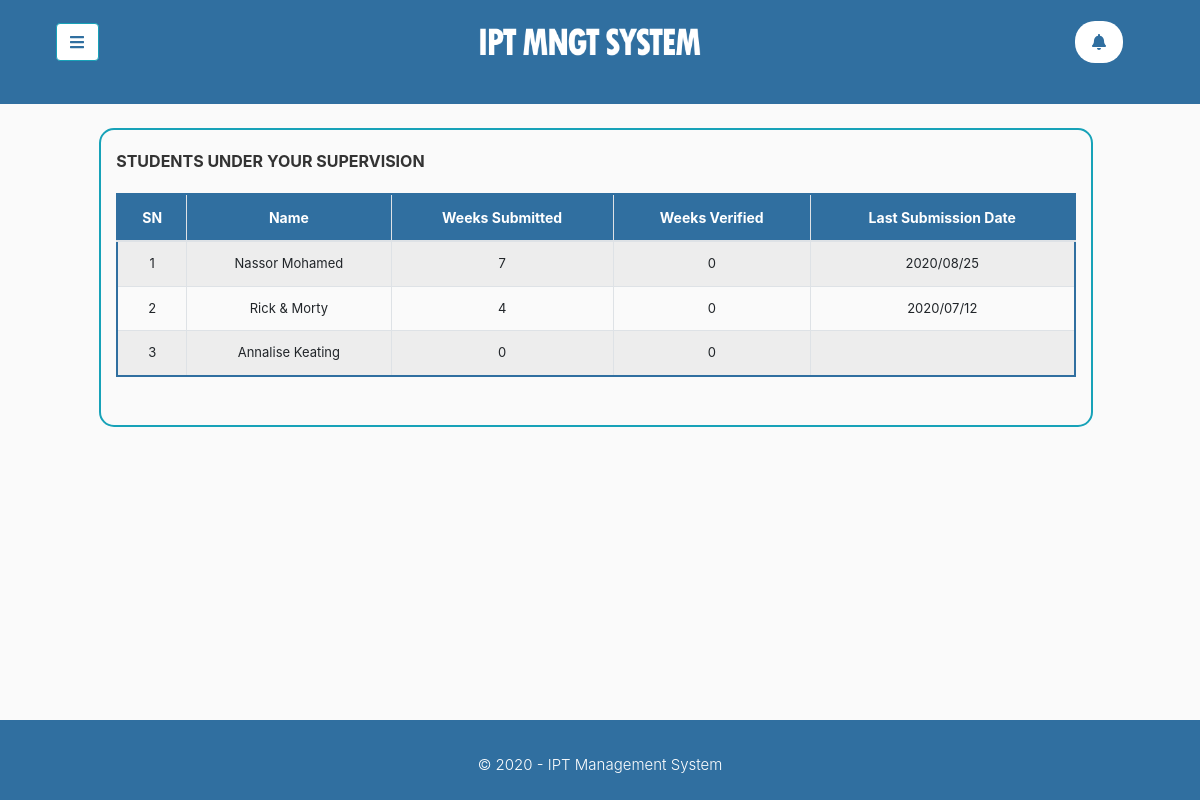
The app's page /Industrial_Supervisor/pages/logbook.php (signed in) with its own data.
### tables this page shows
CREATE TABLE `student_info` (
  `StudentID` int(11) NOT NULL,
  `FirstName` varchar(11) DEFAULT NULL,
  `LastName` varchar(11) DEFAULT NULL,
  `RegistrationNumber` varchar(15) DEFAULT NULL,
  `course` varchar(11) DEFAULT NULL,
  `EmailAddress` varchar(255) DEFAULT NULL,
  `PhoneNumber` int(255) DEFAULT NULL,
  `StudentPassword` varchar(255) DEFAULT NULL,
  `ProfilePicture` varchar(255) DEFAULT NULL,
  `ipt_weeks` int(11) DEFAULT NULL,
  `year_of_study` int(11) DEFAULT NULL
);

CREATE TABLE `logbook_entries` (
  `entryNumber` int(11) NOT NULL,
  `userID` int(11) DEFAULT NULL,
  `weekNumber` int(11) DEFAULT NULL,
  `weekStart` varchar(11) DEFAULT NULL,
  `weekEnds` varchar(11) DEFAULT NULL,
  `monEntry` varchar(500) DEFAULT NULL,
  `tueEntry` varchar(500) DEFAULT NULL,
  `wedEntry` varchar(500) DEFAULT NULL,
  `thurEntry` varchar(500) DEFAULT NULL,
  `friEntry` varchar(500) DEFAULT NULL,
  `satEntry` varchar(500) DEFAULT NULL,
  `monhr` varchar(255) NOT NULL,
  `tuehr` varchar(255) NOT NULL,
  `wedhr` varchar(255) NOT NULL,
  `thurhr` varchar(255) NOT NULL,
  `frihr` varchar(255) NOT NULL,
  `sathr` varchar(255) NOT NULL,
  `week_Entry` text DEFAULT NULL,
  `week_picture` varchar(255) DEFAULT NULL,
  `indSup_comments` varchar(500) DEFAULT NULL,
  `indSup_verifystatus` int(11) DEFAULT NULL,
  `instSup_verifystatus` int(11) DEFAULT NULL,
  `year_of_study` int(11) DEFAULT NULL,
  `entry_status` int(11) DEFAULT NULL,
  `last_submission` varchar(255) DEFAULT NULL
);

### Industrial_Supervisor/pages/student_list.php (the view, shortened to what this page needs)
<?php
                        $get_specific_week = "SELECT * FROM logbook_entries WHERE userID = '$loop3'";
                        $run_query = $conn -> query ($get_specific_week);
                        $run_res = $run_query -> fetch_assoc();
                        $res_num = mysqli_num_rows($run_query);
                        echo "
                        <tr>
                            <td>"."$loop3"."</td>
                            <td><a href='?".$loop3."'>".$student_row['FirstName']." ".$student_row['LastName']."</a></td>
                            <td>".$res_num."</td>
                            <td>".$status_Verified."</td>
                            <td>".$run_res['last_submission']."</td>
                        </tr>
                        ";
                    ?>
                            </div>
                        </div>
                    </div>
                </div>

### Industrial_Supervisor/pages/logbook.php (shortened to what this page needs)
<?php
    include '../phpIncludes/header.php';
    $requestUrl = $_SERVER ['REQUEST_URI'];
    $urlComponents = explode ('/', $requestUrl);
    $dot = explode ('.', $urlComponents[4]);
    $get_no = explode ('?', $dot[1]);
    $len_lastURL = count($get_no);
    $current_supervisor = $_SESSION ['IndustrialSup_ID'];
    $supervision_query = "SELECT * FROM supervision_info WHERE industrial_supervisor_ID = '$current_supervisor'";
    $run_supervision = $conn -> query ($supervision_query);
    $students_supervised = mysqli_num_rows($run_supervision);
    if ($len_lastURL < 2){
    echo "
    <div class='' id='content'>
            <div class='container-fluid'>
            <div class='row pr-2'>
                    <div class='col-lg-12 col-12 ml-auto mr-auto mt-4' >
                        <div class='row''>
                            <div class='col-lg-10 col-12 table-responsive ml-auto mr-auto' style='border: 2px solid #17A2B8; border-radius: 15px;' id='page_content'>
                               <p class='mt-3'><span style='font-size:16px; color:#333333; font-weight:bold;'> STUDENTS UNDER YOUR SUPERVISION <span></p>
                                <table class='table table-hover text-nowrap table-bordered table-striped text-center mt-2 mb-5' style='border: 2px solid #306FA0; font-size: 13px; border-radius: 20px;'>
                  <thead style='background-color: #306FA0; color:white;'>
                    <tr>
                      <th><span id='hd_txt'>SN</span></th>
                      <th><span id='hd_txt'>Name</span></th>
                      <th><span id='hd_txt'>Weeks Submitted</span></th>
                      <th><span id='hd_txt'>Weeks Verified</span></th>
                      <th><span id='hd_txt'>Last Submission Date</span></th>
                    </tr>
                  </thead>
                   <tbody>
    ";
    }
    $loop3 = 1;
    while ($loop3 <= $students_supervised){
        $supervision_query2 = "SELECT * FROM supervision_info WHERE industrial_supervisor_ID = '$current_supervisor' AND studentID = '$loop3'";
        $run_supervision2 = $conn -> query ($supervision_query2);
        $students_supervised2 = mysqli_num_rows($run_supervision2);
        if ($students_supervised2 != 0){
            $current_userID = $loop3;
            $sql_student = "SELECT * FROM student_info WHERE StudentID = '$current_userID'";
            $run2 = $conn -> query($sql_student);
            $student_row = $run2 -> fetch_assoc();
            $sql_statusCheck = "SELECT * FROM logbook_entries WHERE userID = '$loop3' AND indSup_verifystatus = '1' AND entry_status = '1'";
            $run_statusCheck = $conn -> query ($sql_statusCheck);
            $status_Verified = mysqli_num_rows ($run_statusCheck);
            if ($len_lastURL < 2){
                include 'student_list.php';
            }
    }
        $loop3 = $loop3 + 1;
    }
?>
<?php
    include '../phpIncludes/footer2.php';
?>

### Industrial_Supervisor/styles/sidebar.css (style rules this page uses)
body { background: #fafafa; }
p { font-size: 1.1em; font-weight: 300; line-height: 1.7em; color: #999; }
a, a:hover, a:focus { color: inherit; text-decoration: none; transition: all 0.3s; }

### Industrial_Supervisor/pages/student_list.php (style rules this page uses)
.table { border: 0.5px solid #000000; }
#hd_txt { font-size: 14px; }

### records on screen
student_info: FirstName "Nassor", LastName "Mohamed"
logbook_entries: last_submission "2020/08/25"
student_info: FirstName "Rick", LastName "& Morty"
logbook_entries: last_submission "2020/07/12"
student_info: FirstName "Annalise", LastName "Keating"

### other values on screen
$loop3 "1"
$res_num "7"
$status_Verified "0"
$loop3 "2"
$res_num "4"
$loop3 "3"
$res_num "0"
